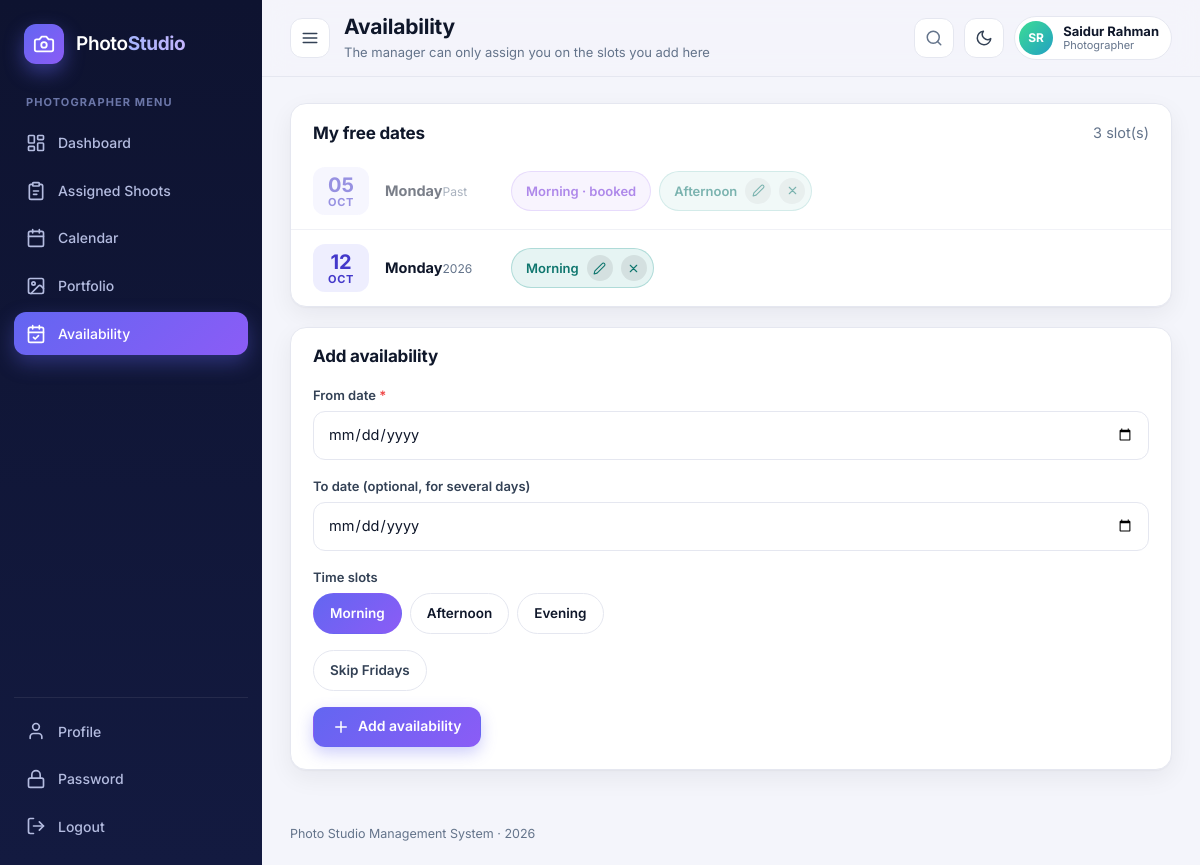
The app's page /view/photographer/availability.php (signed in) with its own data.
### tables this page shows
CREATE TABLE availability (
	id INT PRIMARY KEY AUTO_INCREMENT,
	photographer_id INT NOT NULL,
	available_date DATE NOT NULL,
	time_slot VARCHAR(20) NOT NULL,
	FOREIGN KEY (photographer_id) REFERENCES users(id) ON DELETE CASCADE
);

### model/BaseModel.php (called while the page is built, shortened)
<?php
class BaseModel {
	public function establishConnection() {
		$db = new DBConnection();
		return $db->connect();
	}
	protected function run($sql, $types = '', $params = array()) {
		$conn = $this->establishConnection();
		$stmt = $conn->prepare($sql);
		if ($types !== '') {
			$stmt->bind_param($types, ...$params);
		}
		$stmt->execute();
		return $stmt;
	}
	protected function all($sql, $types = '', $params = array()) {
		$stmt = $this->run($sql, $types, $params);
		$result = $stmt->get_result();
		$rows = array();
		while ($row = $result->fetch_assoc()) {
			$rows[] = $row;
		}
		return $rows;
	}
}

### model/Availability.php (called while the page is built, shortened)
<?php
require_once __DIR__ . '/BaseModel.php';
class Availability extends BaseModel {
	public function getSlotsWithBookingState($photographerId) {
		return $this->all("SELECT a.*,
				(SELECT COUNT(*) FROM bookings b WHERE b.photographer_id = a.photographer_id AND b.booking_date = a.available_date
					AND b.booking_time = a.time_slot AND b.status IN ('assigned', 'completed')) AS booked
			FROM availability a
			WHERE a.photographer_id = ?
			ORDER BY a.available_date, FIELD(a.time_slot, 'Morning', 'Afternoon', 'Evening')",
			'i', array((int)$photographerId));
	}
}

### view/photographer/availability.php (the view, shortened to what this page needs)
<?php
require_once __DIR__ . '/../../includes/helpers.php';
require_once __DIR__ . '/../../model/Availability.php';
$pid = $_SESSION['user_id'];
$availability = new Availability();
$slotList = $availability->getSlotsWithBookingState($pid);
$editSlot = null;
$days = array();
foreach ($slotList as $s) { $days[$s['available_date']][] = $s; }
require_once __DIR__ . '/../../includes/header.php';
?>
<div class="grid grid-main">
	<div class="card">
		<div class="card-head"><h2>My free dates</h2><span class="muted"><?php echo count($slotList) ?> slot(s)</span></div>
		<div class="card-body flush mt-1">
			<?php foreach ($days as $date => $slots) { $past = $date < date('Y-m-d'); ?>
				<div class="slot-day" <?php echo $past ? 'style="opacity:.55"' : '' ?>>
					<div class="date-box"><b><?php echo e(date('d', strtotime($date))) ?></b><small><?php echo e(date('M', strtotime($date))) ?></small></div>
					<div style="min-width:110px"><b><?php echo e(date('l', strtotime($date))) ?></b><small><?php echo $past ? 'Past' : e(date('Y', strtotime($date))) ?></small></div>
					<div class="slot-pills">
						<?php foreach ($slots as $sl) { if ($sl['booked']) { ?>
							<span class="slot-pill booked" title="A shoot is assigned in this slot"><?php echo e($sl['time_slot']) ?> &middot; booked</span>
						<?php } else { ?>
							<span class="slot-pill"><?php echo e($sl['time_slot']) ?>
								<a href="availability.php?edit_id=<?php echo e($sl['id']) ?>" title="Edit"><?php echo icon('edit') ?></a>
								<form action="<?php echo e(app_url('controller/availability-handler.php')) ?>" method="post" data-confirm="This slot will be removed from your list." data-confirm-title="Remove slot?" data-confirm-yes="Remove">
									<button type="submit" title="Remove"><?php echo icon('x') ?></button>
								</form>
							</span>
						<?php } } ?>
					</div>
				</div>
			<?php } ?>
		</div>
	</div>
	<div class="card">
		<div class="card-head"><h2><?php echo $editSlot ? 'Edit slot #' . e($editSlot['id']) : 'Add availability' ?></h2></div>
		<div class="card-body">
			<form action="<?php echo e(app_url('controller/availability-handler.php')) ?>" method="post">
				<?php if ($editSlot) { ?>
					<input type="hidden" name="action" value="update"><input type="hidden" name="id" value="<?php echo e($editSlot['id']) ?>">
					<div class="field"><label for="available_date">Date</label><input type="date" id="available_date" name="available_date" min="<?php echo date('Y-m-d') ?>" value="<?php echo e($editSlot['available_date']) ?>" required></div>
					<div class="field"><label for="time_slot">Time slot</label>
						<select id="time_slot" name="time_slot"><?php foreach (array('Morning', 'Afternoon', 'Evening') as $sl) { ?><option value="<?php echo $sl ?>" <?php echo $editSlot['time_slot'] == $sl ? 'selected' : '' ?>><?php echo $sl ?></option><?php } ?></select></div>
					<div class="form-actions"><button type="submit" class="btn btn-primary">Update slot</button><a class="btn btn-ghost" href="availability.php">Cancel</a></div>
				<?php } else { ?>
					<div class="field"><label for="available_date" class="req">From date</label><input type="date" id="available_date" name="available_date" min="<?php echo date('Y-m-d') ?>" required></div>
					<div class="field"><label for="end_date">To date (optional, for several days)</label><input type="date" id="end_date" name="end_date" min="<?php echo date('Y-m-d') ?>"></div>
					<div class="field"><div class="label">Time slots</div>
						<div class="flex flex-wrap gap-1">
							<?php foreach (array('Morning', 'Afternoon', 'Evening') as $sl) { ?><label class="check-pill"><span><?php echo $sl ?></span></label><?php } ?>
						</div></div>
					<div class="field"><label class="check-pill"><input type="checkbox" name="skip_friday" value="1"><span>Skip Fridays</span></label></div>
					<button type="submit" class="btn btn-primary"><?php echo icon('plus') ?>Add availability</button>
				<?php } ?>
			</form>
		</div>
	</div>
</div>
<?php require_once __DIR__ . '/../../includes/footer.php'; ?>

### includes/helpers.php (shortened to what this page needs)
<?php
function e($value) {
	return htmlspecialchars((string)$value, ENT_QUOTES, 'UTF-8');
}
function app_url($path = '') {
	static $root = null;
	if ($root === null) {
		$root = '';
		$docRoot = isset($_SERVER['DOCUMENT_ROOT']) ? realpath($_SERVER['DOCUMENT_ROOT']) : false;
		$appRoot = realpath(__DIR__ . '/..');
		if ($docRoot && $appRoot) {
			$docRoot = rtrim(str_replace('\\', '/', $docRoot), '/');
			$appRoot = str_replace('\\', '/', $appRoot);
			if (stripos($appRoot, $docRoot) === 0) {
				$root = substr($appRoot, strlen($docRoot));
			}
		}
	}
	return $root . '/' . ltrim($path, '/');
}
function initials($name) {
	$parts = preg_split('/\s+/', trim((string)$name));
	$s = '';
	for ($i = 0; $i < count($parts) && $i < 2; $i++) {
		$s .= mb_strtoupper(mb_substr($parts[$i], 0, 1));
	}
	return $s == '' ? '?' : $s;
}
function avatar($name, $pic = '', $size = '') {
	$cls = 'avatar' . ($size ? ' avatar-' . $size : '');
	$hue = (crc32((string)$name) % 360);
	return '<span class="' . $cls . '" style="--h:' . $hue . '">' . e(initials($name)) . '</span>';
}
function icon($name) {
	return '<svg class="ic" viewBox="0 0 24 24" fill="none" stroke="currentColor" stroke-width="2" stroke-linecap="round" stroke-linejoin="round" aria-hidden="true">' . $i[$name] . '</svg>';
}

### records on screen
availability: time_slot "Morning"
availability: time_slot "Afternoon"
availability: time_slot "Morning"

### other values on screen
$_SESSION['role'] "PHOTOGRAPHER"
$item[1] "Dashboard"
$item[1] "Assigned Shoots"
$item[1] "Calendar"
$item[1] "Portfolio"
$item[1] "Availability"
$pageTitle "Availability"
$pageSubtitle "The manager can only assign you on the slots you add here"
initials($name) "SR"
$_SESSION['name'] "Saidur Rahman"
$_SESSION['role'] "Photographer"
count($slotList) "3"
date('d', strtotime($date)) "05"
date('M', strtotime($date)) "OCT"
date('l', strtotime($date)) "Monday"
